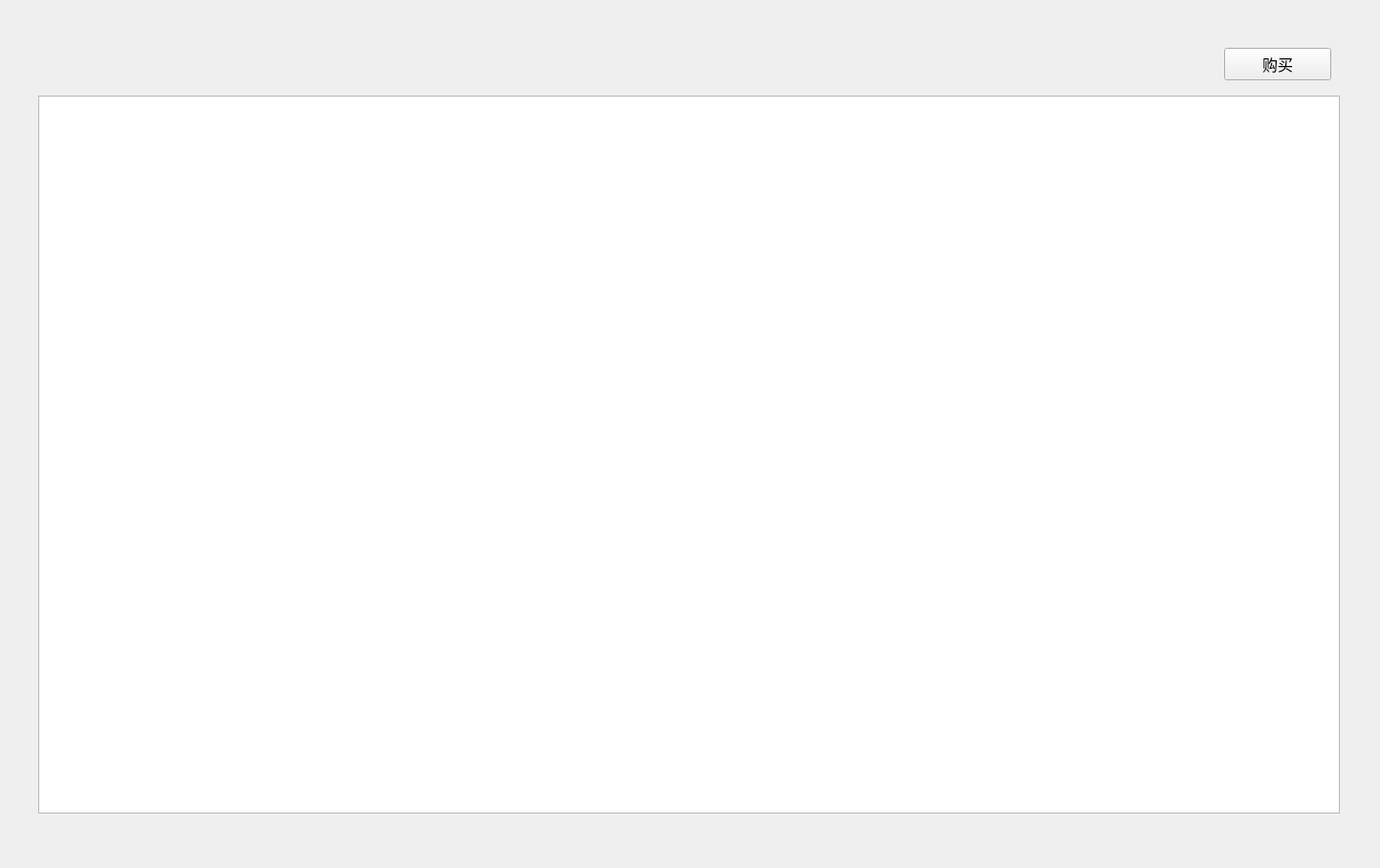
<?xml version="1.0" encoding="UTF-8"?>
<ui version="4.0">
 <class>FormBuyTicket</class>
 <widget class="QWidget" name="FormBuyTicket">
  <property name="geometry">
   <rect>
    <x>0</x>
    <y>0</y>
    <width>1443</width>
    <height>908</height>
   </rect>
  </property>
  <property name="windowTitle">
   <string>Form</string>
  </property>
  <widget class="QTableView" name="tableView">
   <property name="geometry">
    <rect>
     <x>40</x>
     <y>100</y>
     <width>1361</width>
     <height>751</height>
    </rect>
   </property>
   <property name="font">
    <font>
     <pointsize>9</pointsize>
    </font>
   </property>
  </widget>
  <widget class="QPushButton" name="buyButton">
   <property name="geometry">
    <rect>
     <x>1280</x>
     <y>50</y>
     <width>112</width>
     <height>34</height>
    </rect>
   </property>
   <property name="font">
    <font>
     <pointsize>12</pointsize>
    </font>
   </property>
   <property name="text">
    <string>购买</string>
   </property>
  </widget>
 </widget>
 <resources/>
 <connections/>
</ui>
